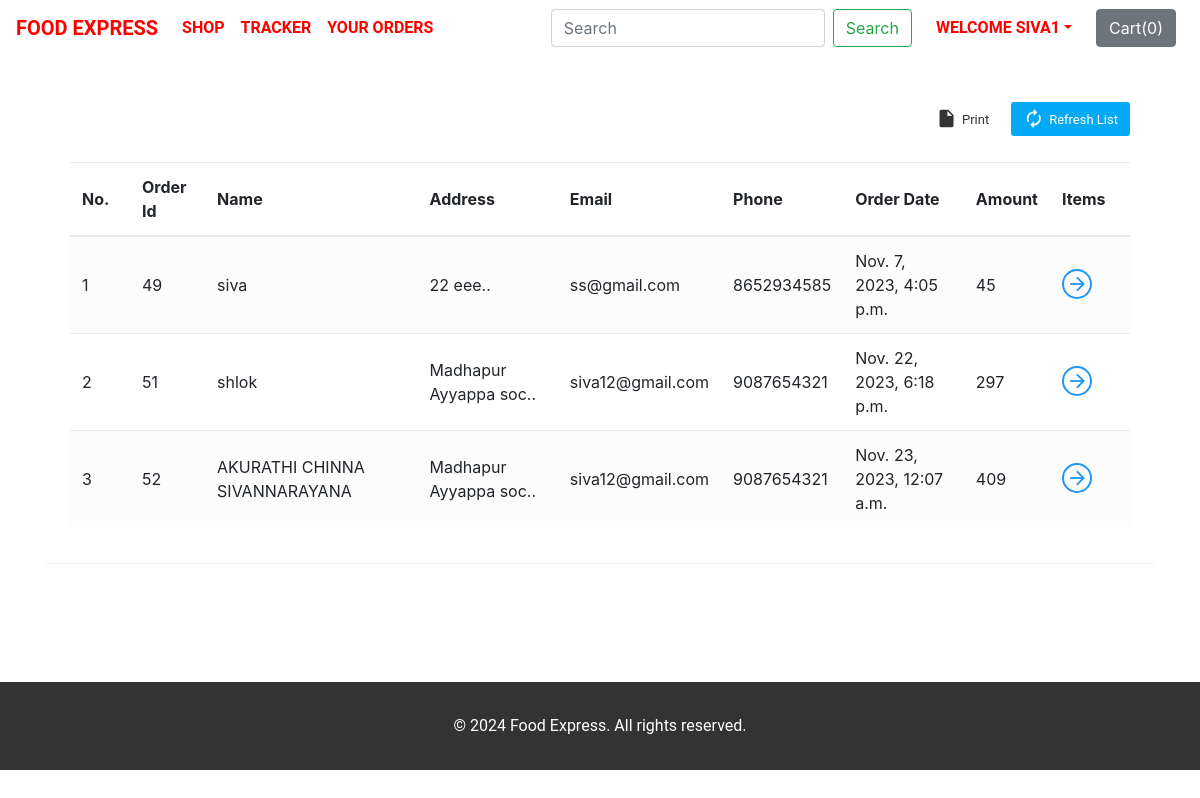
Screenshot of /shop/orderView/ (signed in) with the database file from the repository.
### shop/models.py (models this page shows)
class Orders(models.Model):
    order_id = models.AutoField(primary_key=True)
    items_json = models.CharField(max_length=5000)
    userId = models.IntegerField(default=0)
    amount = models.IntegerField(default=0)
    name = models.CharField(max_length=90)
    email = models.CharField(max_length=111)
    address = models.CharField(max_length=111)
    city = models.CharField(max_length=111)
    state = models.CharField(max_length=111)
    zip_code = models.CharField(max_length=111)
    phone = models.CharField(max_length=111, default="")
    timestamp = models.DateTimeField(default=timezone.now)

### shop/views.py (the view)
# urls.py: path('orderView/', views.orderView, name="orderView"),
def orderView(request):
    if request.user.is_authenticated:
        current_user = request.user
        orderHistory = Orders.objects.filter(userId=current_user.id)
        if len(orderHistory) == 0:
            messages.info(request, "You have not ordered.")
            return render(request, 'shop/orderView.html')
        return render(request, 'shop/orderView.html', {'orderHistory': orderHistory})
    return render(request, 'shop/orderView.html')

### shop/templates/shop/orderView.html (shortened to what this page needs)
{% extends 'shop/basic.html' %}
{% block body %}
{% if user.is_authenticated %}
<div class="container" id="cont">
    <div class="table-wrapper">
        <div class="table-title">
            <div class="row">
                <div class="col-sm-4">
                    <h2>Order <b>Details</b></h2>
                </div>
                <div class="col-sm-8">
                    <a href="" class="btn btn-primary"><i class="material-icons">&#xE863;</i> <span>Refresh List</span></a>
                    <a href="#" onclick="window.print()" class="btn btn-info"><i class="material-icons">&#xE24D;</i> <span>Print</span></a>
                </div>
            </div>
        </div>
        <table class="table table-striped table-hover">
            <thead>
                <tr>
                    <th>No.</th>
                    <th>Order Id</th>
                    <th>Name</th>
                    <th>Address</th>
                    <th>Email</th>
                    <th>Phone</th>
                    <th>Order Date</th>
                    <th>Amount</th>
                    <th>Items</th>
                </tr>
            </thead>
            <tbody>
                {% for i in orderHistory %}
                <tr>
                    <td class="count"></td>
                    <td>{{i.order_id}}</td>
                    <td>{{i.name}}</td>
                    <td data-toggle="tooltip" title="{{i.address}}">{{i.address|slice:"0:25"}}..</td>
                    <td>{{i.email}}</td>
                    <td>{{i.phone}}</td>
                    <td>{{i.timestamp}}</td>
                    <td>{{i.amount}}</td>
                    <td><a href="#" id="click{{i.order_id}}" class="view" title="View Details"><i class="material-icons">&#xE5C8;</i></a></td>
                </tr>
                {% endfor %}
            </tbody>
        </table>
    </div>
</div>
{% else %}
    <div id="cont2">
        <div class="alert alert-info">
            <font style="font-size:22px"><center>You need to <strong><a class="alert-link" data-toggle="modal" data-target="#loginModal">Login</a></strong></center></font>
        </div>
    </div>
{% endif %}
{% endblock %}

### shop/templates/shop/basic.html (shortened to what this page needs)
<!doctype html>
<html lang="en">
  <head>
    <link rel="stylesheet" href="https://maxcdn.bootstrapcdn.com/bootstrap/4.5.2/css/bootstrap.min.css">
  </head>
  <body>
     <nav class="navbar navbar-expand-lg" style="background-color: #FFFFFF; color: black;">
      <a class="navbar-brand" href="/shop" style="color: red; font-family: 'Roboto', sans-serif;">Food Express</a>
      <div class="collapse navbar-collapse" id="navbarSupportedContent">
        <ul class="navbar-nav mr-auto">
          <li class="nav-item active">
            <a class="nav-link" href="/shop" >Shop<span class="sr-only">(current)</span></a>
          </li>
          <li class="nav-item">
            <a class="nav-link " href="/shop/tracker"  >Tracker</a>
          </li>
          <li class="nav-item">
            <a class="nav-link" href="/shop/orderView/">Your Orders</a>
          </li>
        </ul>
        <form method="get" action="/shop/search" class="form-inline my-2 my-lg-0 mx-3">
          <input class="form-control mr-sm-2" type="search" name="search" id="search" placeholder="Search" aria-label="Search" required>
          <button class="btn btn-outline-success my-2 my-sm-0" type="submit">Search</button>
        </form>
        {% if user.is_authenticated %}
        <ul class="navbar-nav mr-2">
          <li class="nav-item dropdown">
            <a class="nav-link dropdown-toggle" href='#' id="navbarDropdown" role="button" data-toggle="dropdown"> Welcome {{request.user}}</a>
          </li>
        </ul>
        {% else %}
        <button type="button" class="btn btn-success mx-2" data-toggle="modal" data-target="#loginModal">Login</button>
        <button type="button" class="btn btn-success mx-2" data-toggle="modal" data-target="#signupModal">SignUp</button>
        {% endif %}
        <button type="button" class="btn btn-secondary mx-2" id="popcart" data-container="body" data-html="true" data-toggle="popover" title="MyCart" data-placement="bottom" data-content="Bottom popover">
          Cart(<span id="cart">0</span>)
        </button>
      </div>
    </nav>
    {% block body %} {% endblock %}
   <footer class="footer">
    <div class="container">
      <p>&copy; 2024 Food Express. All rights reserved.</p>
    </div>
  </footer>
  </body>
</html>

### rows the page displays
Orders: order_id "49", name "siva", address "22 eee", email "ss@gmail.com", phone "8652934585", timestamp "Nov. 7, 2023, 4:05 p.m.", amount "45"
Orders: order_id "51", name "shlok", address "Madhapur Ayyappa soc", email "siva12@gmail.com", phone "9087654321", timestamp "Nov. 22, 2023, 6:18 p.m.", amount "297"
Orders: order_id "52", name "AKURATHI CHINNA SIVANNARAYANA", address "Madhapur Ayyappa soc", email "siva12@gmail.com", phone "9087654321", timestamp "Nov. 23, 2023, 12:07 a.m.", amount "409"

### other values shown
{{ request.user }} "SIVA1"
